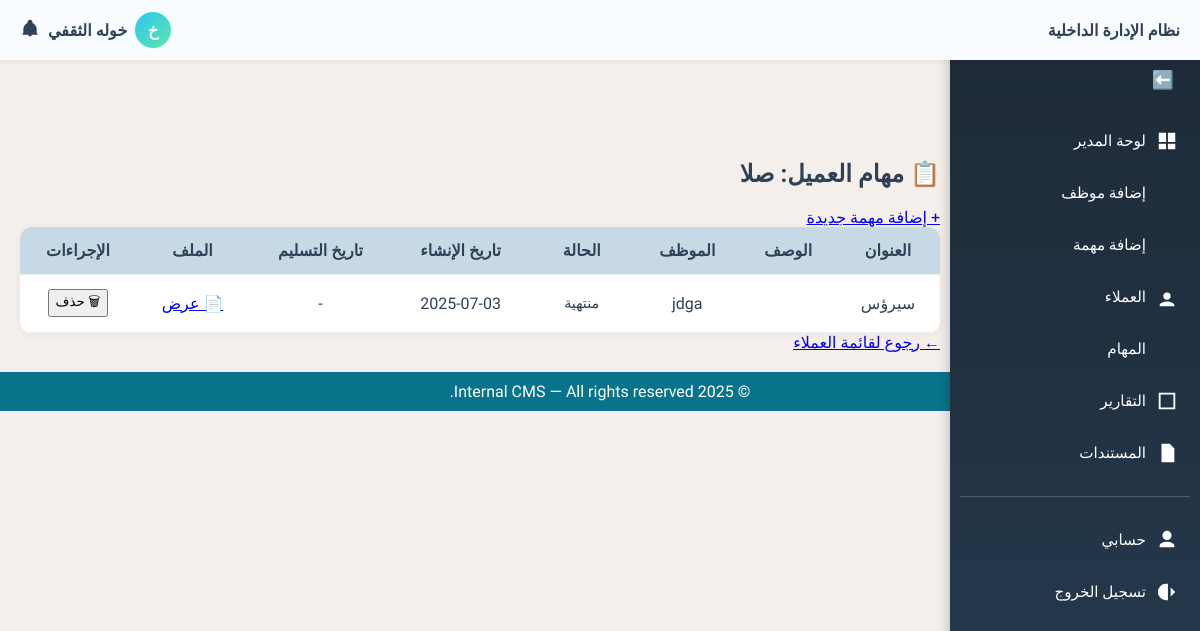
Screenshot of /clients/client/1/tasks/ (signed in) with the database file from the repository.
### clients/models.py (models this page shows, shortened)
class Client(models.Model):
    name = models.CharField(max_length=255)
    email = models.EmailField(blank=True, null=True)
    phone = models.CharField(max_length=20, blank=True)
    address = models.TextField(blank=True)
    assigned_to = models.ForeignKey(User, on_delete=models.SET_NULL, null=True, blank=True)
    notes = models.TextField(blank=True)
    created_at = models.DateTimeField(auto_now_add=True)
    class Meta:
        verbose_name = 'عميل'
        verbose_name_plural = 'العملاء'

### tasks/models.py (models this page shows, shortened)
class Task(models.Model):
    STATUS_CHOICES = [
        ('pending', 'قيد التنفيذ'),
        ('completed', 'منتهية'),
        ('overdue', 'متأخرة'),
    ]
    title = models.CharField(max_length=255, verbose_name='عنوان المهمة')
    description = models.TextField(blank=True, verbose_name='الوصف')
    assigned_to = models.ForeignKey(User, on_delete=models.SET_NULL, null=True, blank=True, verbose_name='الموظف المكلّف')
    client = models.ForeignKey(Client, on_delete=models.SET_NULL, null=True, blank=True, verbose_name='العميل')
    status = models.CharField(max_length=20, choices=STATUS_CHOICES, default='pending', verbose_name='الحالة')
    due_date = models.DateField(null=True, blank=True, verbose_name='تاريخ الاستحقاق')
    file_url = models.URLField(max_length=1024, blank=True, null=True, verbose_name='رابط الملف')
    file_path = models.CharField(max_length=512, blank=True, null=True, verbose_name='مسار الملف')
    documents = models.ManyToManyField('content.Document', blank=True, verbose_name='مستندات إضافية')
    created_at = models.DateTimeField(auto_now_add=True, verbose_name='تاريخ الإنشاء')
    class Meta:
        verbose_name = 'مهمة'
        verbose_name_plural = 'المهام'
        ordering = ['-created_at']  # ترتيب المهام الأحدث أولاً

### clients/views.py (the view)
# urls.py: path('<int:client_id>/tasks/', views.client_tasks, name='client_tasks'),
@login_required
@role_required(['admin', 'staff'])
def client_tasks(request, client_id):
    client = get_object_or_404(Client, id=client_id)
    if request.user.userprofile.role.name != 'admin' and client.assigned_to != request.user:
        return render(request, '403.html')
    tasks = Task.objects.filter(client=client).order_by('-created_at')
    return render(request, 'clients/client_tasks.html', {
        'client': client,
        'tasks': tasks
    })

### templates/clients/client_tasks.html (shortened to what this page needs)
{% extends 'base.html' %}
{% block content %}
<div class="d-flex justify-content-between align-items-center mb-3">
    <h2 class="mb-0">📋 مهام العميل: {{ client.name }}</h2>
    <a href="{% url 'add_task_for_client' client.id %}" class="btn btn-primary">
        + إضافة مهمة جديدة
    </a>
</div>
<table class="table table-bordered table-hover align-middle">
    <thead class="table-light text-center">
        <tr>
            <th>العنوان</th>
            <th>الوصف</th>
            <th>الموظف</th>
            <th>الحالة</th>
            <th>تاريخ الإنشاء</th>
            <th>تاريخ التسليم</th>
            <th>الملف</th>
            <th>الإجراءات</th>
        </tr>
    </thead>
    <tbody>
        {% for task in tasks %}
        <tr class="text-center">
            <td>{{ task.title }}</td>
            <td class="text-start">{{ task.description|truncatewords:10 }}</td>
            <td>{{ task.assigned_to|default:"-" }}</td>
            <td>
                {% if task.status == 'pending' %}
                    <span class="badge bg-warning text-dark">قيد التنفيذ</span>
                {% elif task.status == 'completed' %}
                    <span class="badge bg-success">منتهية</span>
                {% elif task.status == 'overdue' %}
                    <span class="badge bg-danger">متأخرة</span>
                {% endif %}
            </td>
            <td>{{ task.created_at|date:"Y-m-d" }}</td>
            <td>{{ task.due_date|default:"-" }}</td>
            <td>
                {% if task.file_url %}
                    <a href="{{ task.file_url }}" target="_blank" class="btn btn-sm btn-outline-info">📄 عرض</a>
                {% else %}
                    -
                {% endif %}
            </td>
            <td>
                <form method="post" action="{% url 'delete_task' task.id %}" onsubmit="return confirm('هل أنت متأكد من حذف المهمة؟');">
                    <button class="btn btn-sm btn-outline-danger" title="حذف المهمة">🗑 حذف</button>
                </form>
            </td>
        </tr>
        {% empty %}
        <tr>
            <td colspan="8" class="text-center">لا توجد مهام لهذا العميل.</td>
        </tr>
        {% endfor %}
    </tbody>
</table>
<a href="{% url 'client_list' %}" class="btn btn-secondary mt-3">← رجوع لقائمة العملاء</a>
{% endblock %}

### templates/header.html (shortened to what this page needs)
<div class="header">
  <div class="logo">
    <span class="logo-text">نظام الإدارة الداخلية</span>
  </div>
  <div class="user-section">
    <div class="user-top-row">
      <span class="avatar-circle">{{ request.user.first_name|first|upper }}</span>
<div class="user-dropdown">
  <div class="user-info">
    <span class="user-name">{{ request.user.get_full_name }}</span>
  </div>
</div>
            <div class="notification-icon">
        <svg viewBox="0 0 24 24">
          <path d="M12 2C10.3 2 9 3.3 9 5v1.1C6.2 7.2 4.3 9.9 4 13v5l-1 1v1h18v-1l-1-1v-5c-.3-3.1-2.2-5.8-5-6.9V5c0-1.7-1.3-3-3-3zm0 20c1.1 0 2-.9 2-2h-4c0 1.1.9 2 2 2z"/>
        </svg>
      </div>
    </div>
  </div>
</div>

### templates/base.html (style rules this page uses)
html, body { max-width: 100%; overflow-x: hidden; font-family: 'Tajawal', sans-serif; background-color: #F4EFEB; color: #2F4157; margin: 0; padding: 0; padding-top: 60px; }
.table { width: 100%; border-collapse: collapse; background: #fff; border-radius: 12px; overflow: hidden; box-shadow: 0 2px 8px rgba(0,0,0,0.05); }
.table th, .table td { padding: 14px; border-bottom: 1px solid #eee; text-align: center; white-space: nowrap; }
.table th { background-color: #C7D9E5; color: #2F4157; }
.badge { display: inline-block; padding: 6px 10px; border-radius: 8px; font-size: 0.9rem; }

### templates/header.html (style rules this page uses)
.header { background: #f8fcff; color: #2F4157; height: 60px; padding: 0 20px; font-family: 'Tajawal', sans-serif; display: flex; justify-content: space-between; align-items: center; box-shadow: 0 2px 6px rgba(0,0,0,0.05); direction: rtl; position: fixed; top: 0; left: 0; right: 0; z-index: 1000; }
.logo-text { font-size: 1rem; font-weight: 700; }
.user-section { display: flex; flex-direction: column; align-items: flex-end; gap: 4px; }
.user-top-row { display: flex; align-items: center; gap: 8px; }
.notification-icon svg { width: 20px; height: 20px; fill: #2F4157; cursor: pointer; }
.user-name { font-size: 1rem; font-weight: 700; margin: 0; margin-bottom: 0rem; color: #2F4157; }
.avatar-circle { display: flex; align-items: center; justify-content: center; width: 36px; height: 36px; border-radius: 50%; background: linear-gradient(135deg, #2EC6F3, #5DE6A9); color: #fff; font-size: 1rem; font-weight: bold; }
.user-info { display: flex; flex-direction: column; align-items: flex-end; text-align: right; }
.user-dropdown { position: relative; display: inline-block; }
.user-info { display: flex; flex-direction: column; align-items: flex-end; cursor: pointer; }

### rows the page displays
Client: name "صلا"
Task: title "سيرؤس", assigned_to "jdga", status "منتهية", created_at "2025-07-03", due_date "-"

### other values shown
{{ request.user.first_name|first|upper }} "خ"
{{ request.user.get_full_name }} "خوله الثقفي"
